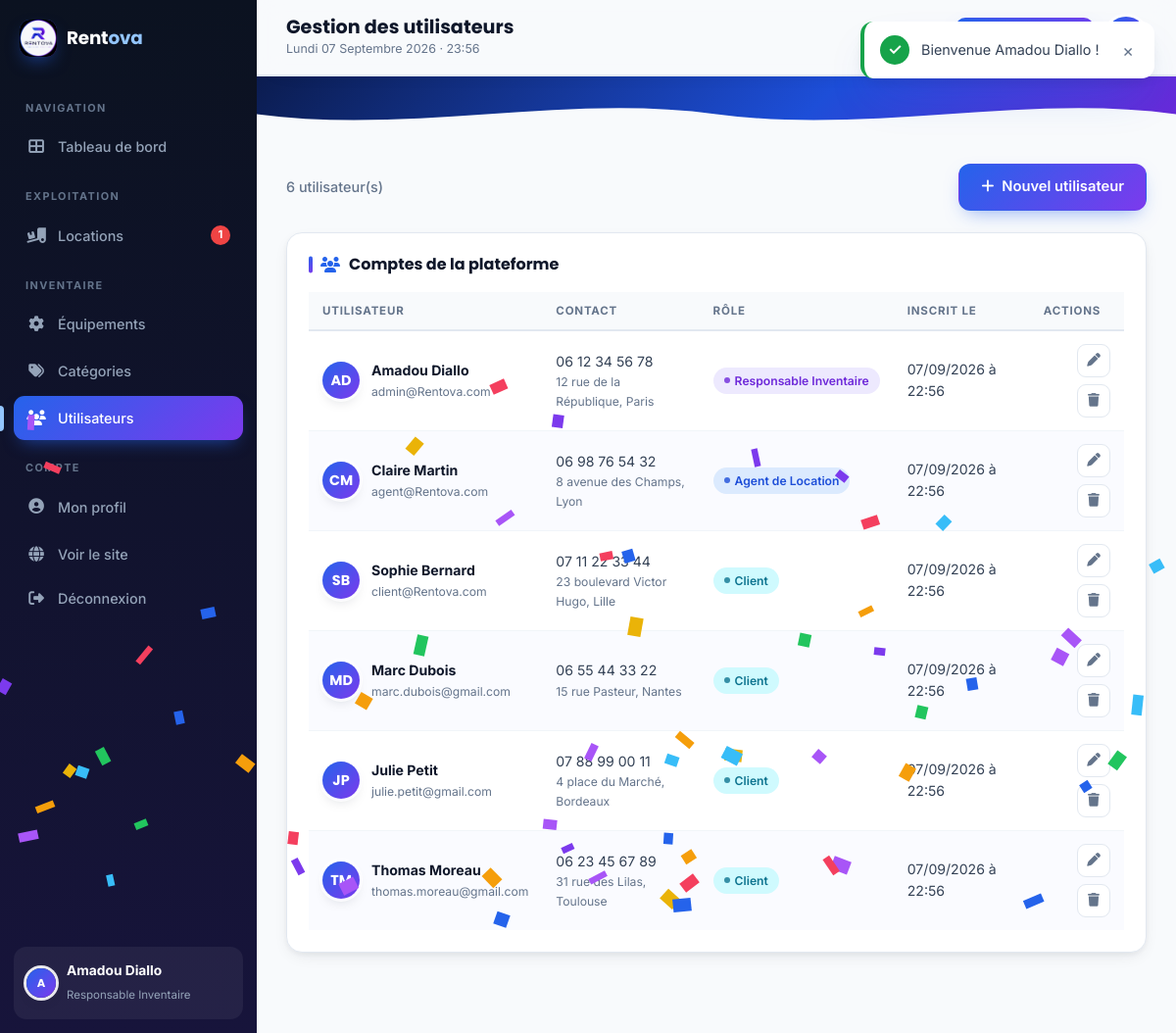
The app's page /utilisateurs (signed in) with its own data.
### tables this page shows
CREATE TABLE utilisateurs (
    id         INT AUTO_INCREMENT PRIMARY KEY,
    nom        VARCHAR(100) NOT NULL,
    prenom     VARCHAR(100) NOT NULL,
    email      VARCHAR(150) NOT NULL UNIQUE,
    telephone  VARCHAR(30)  NULL,
    adresse    VARCHAR(255) NULL,
    password   VARCHAR(255) NOT NULL,
    role       ENUM('client','agent','responsable') NOT NULL DEFAULT 'client',
    photo      VARCHAR(255) NULL,
    cree_le    TIMESTAMP NOT NULL DEFAULT CURRENT_TIMESTAMP
);

### app/Views/utilisateurs/index.php (the view)
<?php $pageTitle = 'Gestion des utilisateurs'; ?>
<div class="toolbar">
    <p class="toolbar-count"><?= count($utilisateurs) ?> utilisateur(s)</p>
    <a href="<?= BASE_URL ?>utilisateurs/creer" class="btn btn-primary"><i class="fas fa-plus"></i> Nouvel utilisateur</a>
</div>
<div class="panel reveal">
    <div class="panel-head">
        <h3><i class="fas fa-users"></i> Comptes de la plateforme</h3>
    </div>
    <div class="table-wrap">
        <table class="table">
            <thead>
                <tr><th>Utilisateur</th><th>Contact</th><th>Rôle</th><th>Inscrit le</th><th class="th-actions">Actions</th></tr>
            </thead>
            <tbody>
            <?php foreach ($utilisateurs as $u): ?>
                <tr>
                    <td>
                        <div class="cell-eq">
                            <div class="avatar avatar-img"><?php if (!empty($u['photo'])): ?><img src="<?= e(image_url($u['photo'])) ?>" alt="Photo de profil"><?php else: ?><?= e(mb_strtoupper(mb_substr($u['prenom'], 0, 1))) ?><?= e(mb_strtoupper(mb_substr($u['nom'], 0, 1))) ?><?php endif; ?></div>
                            <div><b><?= e($u['prenom']) ?> <?= e($u['nom']) ?></b><span class="cell-sub"><?= e($u['email']) ?></span></div>
                        </div>
                    </td>
                    <td><?= e($u['telephone'] ?? '—') ?><br><span class="cell-sub"><?= e($u['adresse'] ?? '') ?></span></td>
                    <td>
                        <span class="badge badge-<?= $u['role'] === 'responsable' ? 'violet' : ($u['role'] === 'agent' ? 'primary' : 'info') ?>">
                            <?= e(role_label($u['role'])) ?>
                        </span>
                    </td>
                    <td><?= e(datetime_fr($u['cree_le'])) ?></td>
                    <td>
                        <div class="row-actions">
                            <a href="<?= BASE_URL ?>utilisateurs/modifier/<?= (int) $u['id'] ?>" class="btn-icon" title="Modifier"><i class="fas fa-pen"></i></a>
                            <a href="<?= BASE_URL ?>utilisateurs/supprimer/<?= (int) $u['id'] ?>" class="btn-icon danger" title="Supprimer"><i class="fas fa-trash"></i></a>
                        </div>
                    </td>
                </tr>
            <?php endforeach; ?>
            </tbody>
        </table>
    </div>
</div>

### app/Core/Router.php (shortened to what the rows shown need)
<?php
class Router
{
    private array $routes = [];
    public function add(string $method, string $pattern, string $handler): void
    {
        $regex = '#^' . $this->compile($pattern) . '$#';
        $this->routes[] = [
            'method'  => strtoupper($method),
            'regex'   => $regex,
            'handler' => $handler,
        ];
    }
    private function compile(string $pattern): string
    {
        $pattern = trim($pattern, '/');
        $pattern = preg_replace('#:([a-zA-Z_]+)#', '([^/]+)', $pattern);
        return str_replace('/', '/', $pattern);
    }
    public function dispatch(string $method, string $uri): void
    {
        $path   = parse_url($uri, PHP_URL_PATH) ?? '/';
        $path   = trim($path, '/');
        $path = trim($path, '/');
        foreach ($this->routes as $route) {
            if ($route['method'] !== strtoupper($method)) {
                continue;
            }
            if (preg_match($route['regex'], $path, $matches)) {
                array_shift($matches);
                [$class, $action] = explode('@', $route['handler']);
                $controller = new $fullClass();
                call_user_func_array([$controller, $action], $matches);
                return;
            }
        }
    }
}

### app/Views/layouts/dashboard.php (shortened to what the rows shown need)
<?php
$reqUri   = str_replace(['https://', 'http://'], '', ($_SERVER['HTTP_HOST'] ?? '') . ($_SERVER['REQUEST_URI'] ?? ''));
$baseUri  = str_replace(['https://', 'http://'], '', rtrim(BASE_URL, '/'));
$current  = trim(substr($reqUri, strlen($baseUri)), '/');
$section  = explode('/', $current)[0];
$role     = Auth::role();
$user     = Auth::user();
$pending  = \App\Models\Location::count('en_attente');
$confetti = \App\Core\Session::get('confetti');
?>
<!DOCTYPE html>
<html lang="fr">
<head>
<link rel="stylesheet" href="https://cdnjs.cloudflare.com/ajax/libs/font-awesome/6.5.1/css/all.min.css">
<link rel="stylesheet" href="<?= ASSETS ?>css/style.css">
</head>
<body class="page-dashboard"<?= $confetti ? ' data-confetti="1"' : '' ?>>
<div class="app-shell">
    <aside class="sidebar" id="sidebar">
        <div class="sidebar-head">
            <a href="<?= BASE_URL ?>dashboard" class="brand brand-dark">
                <span class="brand-logo"><img src="<?= ASSETS ?>img/logo.png" alt="Rentova"></span>
                <span class="brand-text">Rent<em>ova</em></span>
            </a>
        </div>
        <nav class="sidebar-nav">
            <p class="nav-label">Navigation</p>
            <a href="<?= BASE_URL ?>dashboard" class="<?= $section === 'dashboard' || $current === '' ? 'active' : '' ?>">
                <i class="fas fa-th-large"></i><span>Tableau de bord</span>
            </a>
            <?php if (in_array($role, ['agent', 'responsable'], true)): ?>
                <p class="nav-label">Exploitation</p>
                <a href="<?= BASE_URL ?>locations" class="<?= $section === 'locations' ? 'active' : '' ?>">
                    <i class="fas fa-truck-ramp-box"></i><span>Locations</span>
                    <?php if ($pending > 0): ?><em class="nav-badge"><?= $pending ?></em><?php endif; ?>
                </a>
            <?php endif; ?>
            <?php if ($role === 'responsable'): ?>
                <p class="nav-label">Inventaire</p>
                <a href="<?= BASE_URL ?>equipements" class="<?= $section === 'equipements' ? 'active' : '' ?>">
                    <i class="fas fa-gear"></i><span>Équipements</span>
                </a>
                <a href="<?= BASE_URL ?>categories" class="<?= $section === 'categories' ? 'active' : '' ?>">
                    <i class="fas fa-tags"></i><span>Catégories</span>
                </a>
                <a href="<?= BASE_URL ?>utilisateurs" class="<?= $section === 'utilisateurs' ? 'active' : '' ?>">
                    <i class="fas fa-users"></i><span>Utilisateurs</span>
                </a>
            <?php endif; ?>
            <p class="nav-label">Compte</p>
            <a href="<?= BASE_URL ?>profil" class="<?= $section === 'profil' ? 'active' : '' ?>">
                <i class="fas fa-user-circle"></i><span>Mon profil</span>
            </a>
            <a href="<?= BASE_URL ?>"><i class="fas fa-globe"></i><span>Voir le site</span></a>
            <form method="post" action="<?= BASE_URL ?>logout" class="sidebar-logout">
                <button type="submit"><i class="fas fa-right-from-bracket"></i><span>Déconnexion</span></button>
            </form>
        </nav>
        <div class="sidebar-user">
            <div class="avatar avatar-img avatar-sm"><?php if (!empty($user['photo'])): ?><img src="<?= e(image_url($user['photo'])) ?>" alt="Photo de profil"><?php else: ?><?= e(mb_strtoupper(mb_substr($user['prenom'] ?? 'U', 0, 1))) ?><?php endif; ?></div>
            <div class="sidebar-user-info">
                <strong><?= e(trim(($user['prenom'] ?? '') . ' ' . ($user['nom'] ?? ''))) ?></strong>
                <span><?= e(role_label($role)) ?></span>
            </div>
        </div>
    </aside>
    <div class="app-main">
        <header class="topbar">
            <div class="topbar-title">
                <h1><?= e($pageTitle ?? 'Tableau de bord') ?></h1>
                <p><?= e(date_longue_fr(date('Y-m-d'))) ?> · <?= e(date('H:i')) ?></p>
            </div>
            <div class="topbar-actions">
                <?php if (in_array($role, ['agent', 'responsable'], true)): ?>
                    <a href="<?= BASE_URL ?>locations" class="btn btn-primary btn-sm">
                    </a>
                <?php endif; ?>
                <div class="avatar avatar-img avatar-md"></div>
            </div>
        </header>
        <div class="dash-wave"><?php require __DIR__ . '/../partials/wave.php'; ?></div>
        <main class="page-content"><?= $content ?></main>
    </div>
</div>
<?php require __DIR__ . '/_flash.php'; ?>
</body>
</html>

### records on screen
utilisateurs: prenom "A", prenom+nom "Amadou Diallo", nom "D", prenom "Amadou", nom "Diallo", email "admin@Rentova.com", telephone "06 12 34 56 78", adresse "12 rue de la République, Paris", role "Responsable Inventaire", cree_le "07/09/2026 à 22:56"
utilisateurs: prenom "C", nom "M", prenom "Claire", nom "Martin", email "agent@Rentova.com", telephone "06 98 76 54 32", adresse "8 avenue des Champs, Lyon", role "Agent de Location", cree_le "07/09/2026 à 22:56"
utilisateurs: prenom "S", nom "B", prenom "Sophie", nom "Bernard", email "client@Rentova.com", telephone "07 11 22 33 44", adresse "23 boulevard Victor Hugo, Lille", role "Client", cree_le "07/09/2026 à 22:56"
utilisateurs: prenom "M", nom "D", prenom "Marc", nom "Dubois", email "marc.dubois@gmail.com", telephone "06 55 44 33 22", adresse "15 rue Pasteur, Nantes", role "Client", cree_le "07/09/2026 à 22:56"
utilisateurs: prenom "J", nom "P", prenom "Julie", nom "Petit", email "julie.petit@gmail.com", telephone "07 88 99 00 11", adresse "4 place du Marché, Bordeaux", role "Client", cree_le "07/09/2026 à 22:56"
utilisateurs: prenom "T", nom "M", prenom "Thomas", nom "Moreau", email "thomas.moreau@gmail.com", telephone "06 23 45 67 89", adresse "31 rue des Lilas, Toulouse", role "Client", cree_le "07/09/2026 à 22:56"

### other values on screen
$pending "1"
